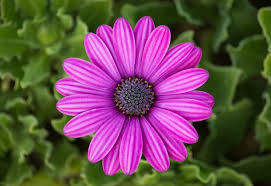
#> input picture flower1.jpeg, 271 x 186 px
$ python part4.py
#> lines starting #> are read from the running program, lines starting #| are printed output that depends on the picture
import cv2
import matplotlib
matplotlib.use('Agg')
import matplotlib.pyplot as plt

# Part 1: Load and process the image
image_path_part1 = 'flower1.jpeg'
image_part1 = cv2.imread(image_path_part1)
#> image_part1 is the input picture: shape (186, 271, 3); mean B, G, R 83.1, 75.5, 106.7

if image_part1 is None:
    raise FileNotFoundError(f"Image at path '{image_path_part1}' not found.")

# Convert BGR to RGB
image_rgb_part1 = cv2.cvtColor(image_part1, cv2.COLOR_BGR2RGB)

# Convert to grayscale
gray_image_part1 = cv2.cvtColor(image_part1, cv2.COLOR_BGR2GRAY)
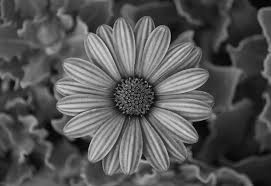
#> gray_image_part1: shape (186, 271); min 0, max 218, mean 85.7

# Compute intensity histogram
histogram_part1 = cv2.calcHist([gray_image_part1], [0], None, [256], [0, 256])
#> histogram_part1 = 256 values, max 517 at index 56, min 0 at index 217, mean 196.9

# Part 2: Transform the image
image_path_part2 = 'flower2.jpeg'
image_part2 = cv2.imread(image_path_part2)
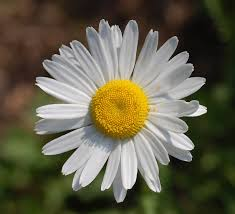
#> input picture flower2.jpeg, 235 x 214 px
#> image_part2 is the input picture: shape (214, 235, 3); mean B, G, R 74.8, 95.3, 99.5

if image_part2 is None:
    raise FileNotFoundError(f"Image at path '{image_path_part2}' not found.")

image_rgb_part2 = cv2.cvtColor(image_part2, cv2.COLOR_BGR2RGB)

# Resize to 50%
height, width = image_part2.shape[:2]
#> height = 214; width = 235
resized_image_part2 = cv2.resize(image_rgb_part2, (width // 2, height // 2))
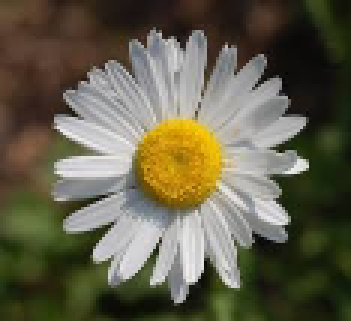
#> resized_image_part2: shape (107, 117, 3) (shown 3 times larger); mean R, G, B 99.4, 95.3, 74.8

# Rotate by 45 degrees
center = (width // 2, height // 2)
#> center = (117, 107)
rotation_matrix = cv2.getRotationMatrix2D(center, 45, 1.0)
rotated_image_part2 = cv2.warpAffine(image_rgb_part2, rotation_matrix, (width, height))
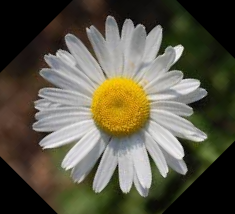
#> rotated_image_part2: shape (214, 235, 3); mean R, G, B 91.4, 87.4, 71

# Apply Gaussian blur
gaussian_blur_part2 = cv2.GaussianBlur(image_rgb_part2, (15, 15), 0)
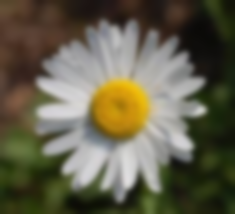
#> gaussian_blur_part2: shape (214, 235, 3); mean R, G, B 99.5, 95.3, 74.8

# Part 3: Face detection
haar_cascade_path = 'haarcascade_frontalface_default.xml'
face_cascade = cv2.CascadeClassifier(haar_cascade_path)

if face_cascade.empty():
    raise IOError("Haar Cascade file not found or improperly loaded.")

image_path_part3 = 'image_with_faces.jpg'
image_part3 = cv2.imread(image_path_part3)

if image_part3 is None:
#> (the run stopped early here; a loop or call above may not have finished)
